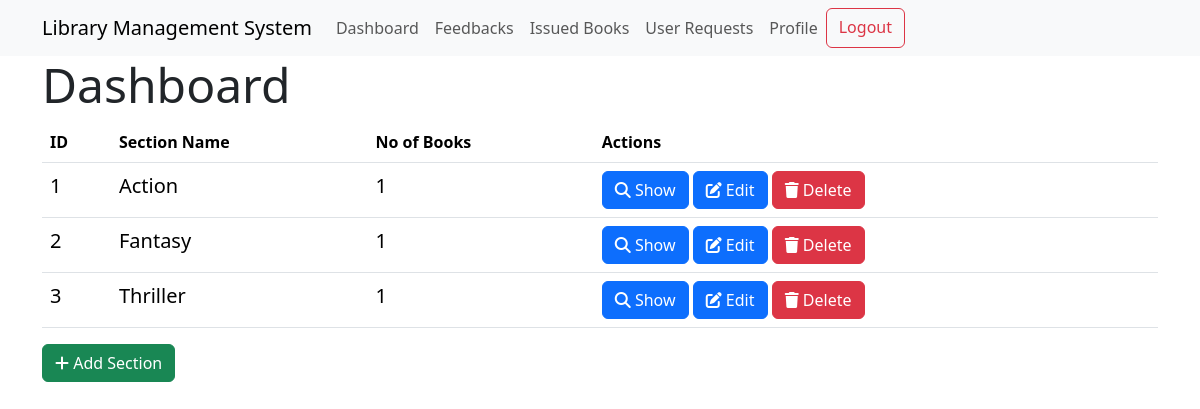
The page /admin (signed in) on the database its author committed.
### models.py (models this page shows)
class Section(db.Model):
    id = db.Column(db.Integer, primary_key=True)
    name = db.Column(db.String(32), nullable=False, unique=True)
    books = db.relationship(
        "Books", backref="section", lazy=True, cascade="all, delete-orphan"
    )

### routes.py (the view)
@app.route("/admin")
@admin_required
def admin():
    sections = Section.query.all()
    return render_template("admin.html", sections=sections)

### routes.py (called while the page is built)
def admin_required(func):
    @wraps(func)
    def inner(*args, **kwargs):
        if "user_id" not in session:
            return redirect(url_for("login"))
        user = User.query.get(session["user_id"])
        if not user.is_admin:
            flash("You are not authorized to access this page")
            return redirect(url_for("index"))
        return func(*args, **kwargs)
    return inner

### templates/admin.html (shortened to what this page needs)
{% extends "layout.html" %}
{% block content %}
<h2 class="display-5">Dashboard</h2>
<table class="table">
    <thead>
        <tr>
            <th>ID</th>
            <th>Section Name</th>
            <th>No of Books</th>
            <th>Actions</th>
        </tr>
    </thead>
    <tbody>
        {% for section in sections %}
        <tr>
            <td class="font">{{section.id}}</td>
            <td class="font">{{section.name}}</td>
            <td class="font">{{section.books|length}}</td>
            <td>
                <a href="{{url_for('show_section', id=section.id)}}" class="btn btn-primary">
                    <i class="fas fa-search"></i>
                    Show
                </a>
                <a href="{{url_for('edit_section', id=section.id)}}" class="btn btn-primary">
                    <i class="fas fa-edit"></i>
                    Edit
                </a>
                <a href="{{url_for('delete_section', id=section.id)}}" class="btn btn-danger">
                    <i class="fas fa-trash"></i>
                    Delete
                </a>
            </td>
        </tr>
        {% endfor %}
    </tbody>
</table>
<a href="{{url_for('add_section')}}" class="btn btn-success">
    <i class="fas fa-plus"></i>
    Add Section
</a>
{% endblock %}

### templates/admin.html (style rules this page uses)
.font { font-size: 20px; }

### rows shown on the page
Section: id "1", name "Action", books|length "1"
Section: id "2", name "Fantasy", books|length "1"
Section: id "3", name "Thriller", books|length "1"
